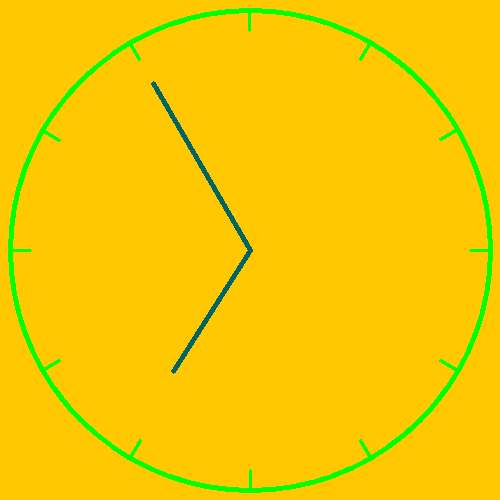
#> input picture Project 1/Figureout Clock/Data/clock1.png, 500 x 500 px
$ jupyter execute --allow-errors notebook.ipynb   (shell and % lines are left out)
#> lines starting #> are read from the running program, lines starting #| are printed output that depends on the picture; after the words box and inside, x2 and y2 are one past the last pixel; in counts of white or black regions, pixels touching at a corner belong together
<h1 align=center style="line-height:200%;font-family:vazir;color:#0099cc">
<font face="vazir" color="#0099cc">
ساعت یابی
</font>
</h1>

---

<h2 align=right style="line-height:200%;font-family:vazir;color:#0099cc">
<font face="vazir" color="#0099cc">
وارد کردن کتابخانه‌های مورد نیاز
</font>
</h2>

<p dir=rtl style="direction: rtl;text-align: justify;line-height:200%;font-family:vazir;font-size:medium">
<font face="vazir" size=3>
در این بخش کتابخانه‌های مورد نیاز برای انجام پروژه را وارد می‌کنیم.
</font>
</p>

[cell 1]
import cv2
import numpy as np

<h2 align=right style="line-height:200%;font-family:vazir;color:#0099cc">
<font face="vazir" color="#0099cc">
بارگذاری تصاویر
</font>
</h2>
<p dir=rtl style="direction: rtl;text-align: justify;line-height:200%;font-family:vazir;font-size:medium">
<font face="vazir" size=3>
تصاویری که در به عنوان نمونه در اختیار شما قرار گرفته است را در سلول زیر بارگذاری کنید. و سپس به کمک <code>matplotlib</code> نمایش دهید.
</font>
</p>

[cell 2]
clk1 = cv2.imread('../Data/clock1.png')
#> clk1 is the input picture: shape (500, 500, 3); mean B, G, R 0.7, 201.1, 244.9
clk2 = cv2.imread('../Data/clock2.png')
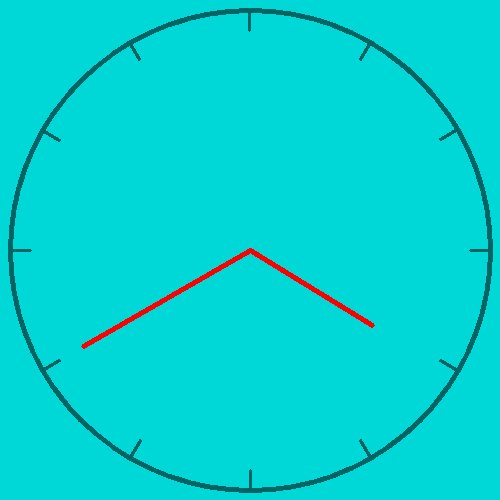
#> input picture Project 1/Figureout Clock/Data/clock2.png, 500 x 500 px
#> clk2 is the input picture: shape (500, 500, 3); mean B, G, R 209.8, 209.8, 1.7
clk3 = cv2.imread('../Data/clock3.png')
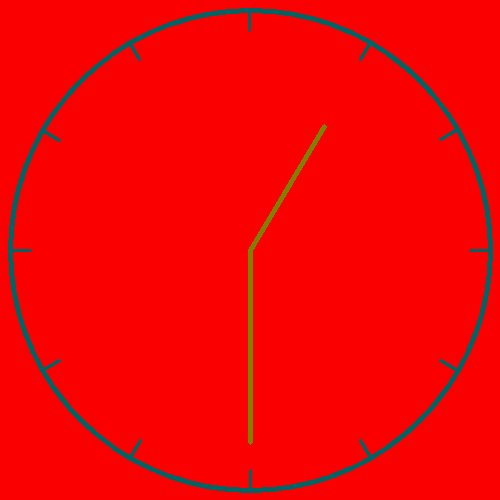
#> input picture Project 1/Figureout Clock/Data/clock3.png, 500 x 500 px
#> clk3 is the input picture: shape (500, 500, 3); mean B, G, R 3.3, 4.1, 241
clk4 = cv2.imread('../Data/clock4.png')
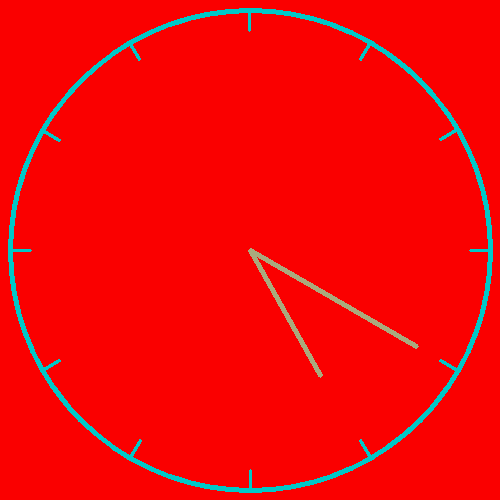
#> input picture Project 1/Figureout Clock/Data/clock4.png, 500 x 500 px
#> clk4 is the input picture: shape (500, 500, 3); mean B, G, R 7.4, 7.7, 241.3

<h2 align=right style="line-height:200%;font-family:vazir;color:#0099cc">
<font face="vazir" color="#0099cc">
سیاه و سفید سازی تصویر
</font>
</h2>
<p dir=rtl style="direction: rtl;text-align: justify;line-height:200%;font-family:vazir;font-size:medium">
<font face="vazir" size=3>
با استفاده از تابعی که در تمرین پیش نوشتید،  در مرحله تصاویر را به شکل ساعت های نرمال درآورید.
</font>
</p>

[cell 3]
def black_white_convertor(image):
    x = image[0, 0]
#> x = [0, 200, 255]
    mask = np.all(image == x, axis=-1)
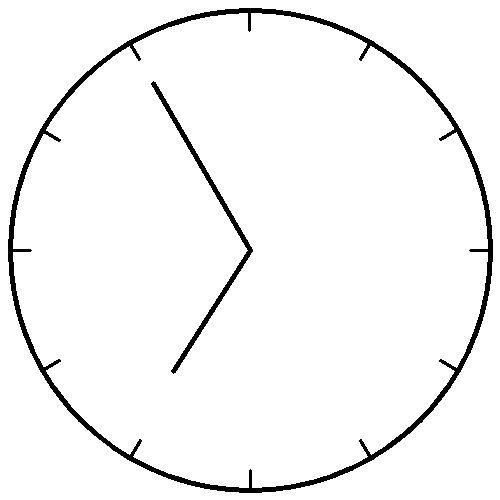
#> mask: shape (500, 500) bool; 96.1% white; 2 black regions, box (x1, y1, x2, y2) and area: (8, 8, 493, 493) 8214, (151, 81, 253, 374) 1647

    final_image = np.zeros_like(image)
    final_image[mask] = [255, 255, 255]

    final_image_gray = cv2.cvtColor(final_image, cv2.COLOR_BGR2GRAY)
    final_image = final_image_gray
    return final_image

<h2 align=right style="line-height:200%;font-family:vazir;color:#0099cc">
<font face="vazir" color="#0099cc">
پیدا کردن ساعت
</font>
</h2>
<p dir=rtl style="direction: rtl;text-align: justify;line-height:200%;font-family:vazir;font-size:medium">
<font face="vazir" size=3>
به کمک تبدیل هاف سعی کنید پارامتر های متد را طوری تنظیم کنید تا در نهایت یک دایره که دایره اصلی است پیدا شود. در نهایت دایره را با رنگ سبز روی تصویر سیاه و سفید شده رسم کنید.
</font>
</p>

[cell 4]
gray = black_white_convertor(clk1)
gray_blur = cv2.GaussianBlur(gray, (9,9), 2)
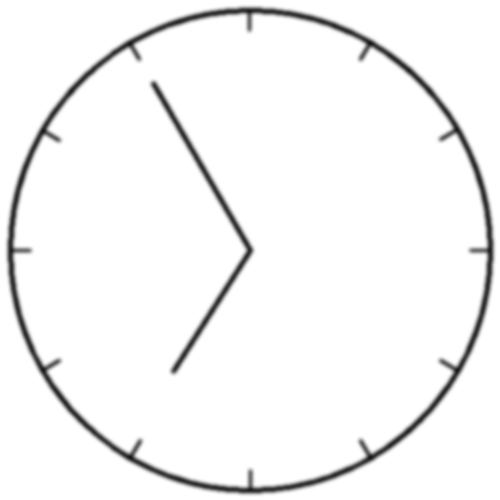
#> gray_blur: shape (500, 500); min 23, max 255, mean 244.9

edges = cv2.Canny(gray_blur, threshold1=50, threshold2=150)
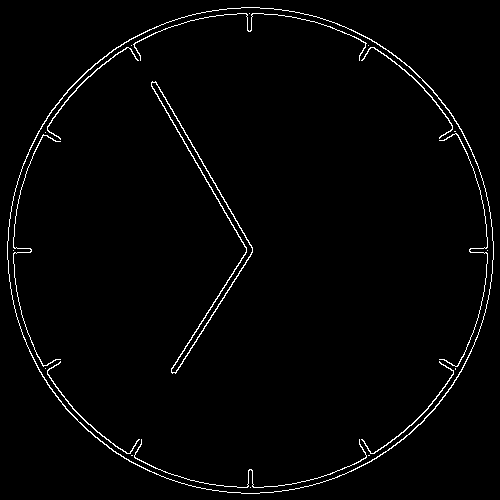
#> edges: shape (500, 500); 2% white in thin lines or dots

h, w = gray.shape
#> h = 500; w = 500
minR = int(min(h,w)*0.4)
#> minR = 200
maxR = int(min(h,w)*0.5)
#> maxR = 250

circles = cv2.HoughCircles(
    image=gray_blur,
    method=cv2.HOUGH_GRADIENT,
    dp=1.0,
    minDist=100,
    param1=200,
    param2=60,
    minRadius=minR,
    maxRadius=maxR
)
#> circles = [[250.5, 250.5, 242.4]]

circles = np.uint16(np.around(circles[0]))
#> circles = [[250, 250, 242]]
cx, cy, radius = max(circles, key=lambda x: x[2])
#> cx = 250; cy = 250; radius = 242
print(cx, cy, radius)
#| 250 250 242
img3channel = cv2.cvtColor(gray, cv2.COLOR_GRAY2BGR)
cv2.circle(img3channel, (cx, cy), radius, (0,255,0), 2)
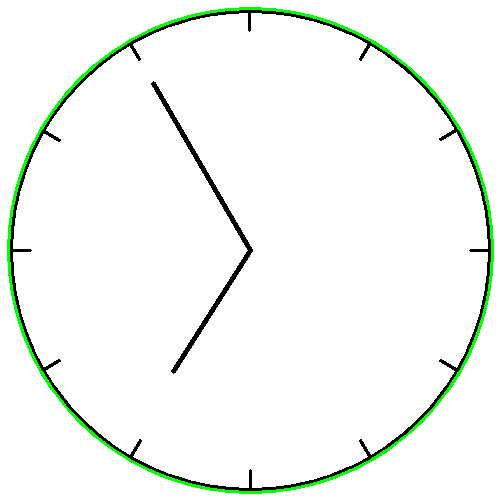
#> img3channel: shape (500, 500, 3); mean B, G, R 243.4, 248.1, 243.4

}<h2 align=right style="line-height:200%;font-family:vazir;color:#0099cc">
<font face="vazir" color="#0099cc">
پیدا کردن عقربه ها
</font>
</h2>
<p dir=rtl style="direction: rtl;text-align: justify;line-height:200%;font-family:vazir;font-size:medium">
<font face="vazir" size=3>
دوباره با تبدیل هاف در سلول زیر سعی کنید خطوط (عقربه ها) را پیدا کنید. احتمالا پس از تنظیم پارامترها، چندین خط پیدا شود اما باید پس از پیدا شدن خطوط، عملیات پس پردازش را طوری تنظیم کنید که دو خط بزرگتر و کوچکتر پیدا شود که همان عقربه ساعت شمار و دقیقه شمار است. برای مثال از خطوطی که زاویه صفر دارند باید صرف نظر شود و...
</font>
</p>

<div dir=rtl style="direction: rtl;text-align: justify;line-height:200%;font-family:vazir;font-size:medium">

بعد از اجرای متد پیدا کردن خطوط به کمک تبدیل هاف، ما یه لیست از خطوط داریم (`lines`)
می‌خوایم خطوطی رو پیدا کنیم که:
- به مرکز ساعت نزدیک باشن (احتمالاً عقربه‌ها هستن).
- طول مناسبی داشته باشن (خیلی کوتاه نباشن).
- موازی هم نباشن (چون ساعت و دقیقه زاویه متفاوتی دارن).
در نهایت، از بین خطوط معتبر، دو خط رو انتخاب کنیم: یکی بلندتر (دقیقه) و یکی کوتاه‌تر (ساعت).

پیدا کردن پارامتر های مناسب برای متد و عملیات پس پردازش خوب برای پیدا کردن عقربه ها، چالش سلول پایین است.

منطق کلی valid_lines
-  فیلتر اولیه: خطوطی که نزدیک مرکز نیستن یا خیلی کوتاهن حذف می‌شن.
-  حذف موازی‌ها: خطوطی که زاویه‌شون شبیه هم باشه، فقط بلندترینشون نگه داشته می‌شه.
-  انتخاب نهایی: از خطوط باقی‌مونده، دو خط با طول‌های متفاوت انتخاب می‌شن (بلندتر برای دقیقه، کوتاه‌تر برای ساعت).
</div>

[cell 5]
image = clk1.copy()
edges = cv2.Canny(image, 50, 150)
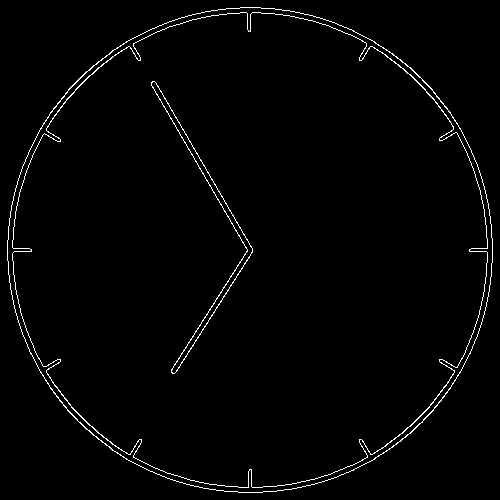
#> edges: shape (500, 500); 1.7% white in thin lines or dots

lines = cv2.HoughLinesP(
    edges,
    rho=1,
    theta=np.pi/180,
    threshold=50,
    minLineLength=int(radius*0.3),
    maxLineGap=20
)
#> lines = [[151, 83, 250, 255], [156, 83, 252, 249], [174, 373, 252, 252], [171, 369, 251, 246], [45, 120, 120, 45], [381, 454, 455, 380], [358, 33, 439, 98], [47, 383, 126, 459]]

def line_length(l):
    x1,y1,x2,y2 = l
    return np.hypot(x2-x1, y2-y1)

valid = []
for l in lines[:,0]:
    x1,y1,x2,y2 = l
    if (np.hypot(x1-cx, y1-cy) < radius*0.2) or (np.hypot(x2-cx, y2-cy) < radius*0.2):
        valid.append(l)
#> this loop made 8 passes
#> after the loop, valid = [[151, 83, 250, 255], [156, 83, 252, 249], [174, 373, 252, 252], [171, 369, 251, 246]]


def valid_lines_cr(ls_lines):
    sorted(valid, key=line_length, reverse=True)
#> in line_length, `x1,y1,x2,y2 = l`: x1 = 151; y1 = 83; x2 = 250; y2 = 255
    line_minute = ls_lines[0]
#> line_minute = [151, 83, 250, 255]
    line_hour = ls_lines[1]
#> line_hour = [156, 83, 252, 249]
    if line_minute[0] / line_minute[1] - line_hour[0] / line_hour[1] < 0.1:
        ls_lines.remove(line_minute)
        return valid_lines_cr(ls_lines)
    return line_minute, line_hour

line_minute, line_hour = valid_lines_cr(valid)
#> line_minute = [156, 83, 252, 249]; line_hour = [174, 373, 252, 252]


out = clk1.copy()
cv2.line(img3channel, (line_minute[0],line_minute[1]), (line_minute[2],line_minute[3]), (0,255,0), 3)
cv2.line(img3channel, (line_hour[0],line_hour[1]),     (line_hour[2],line_hour[3]),     (255,0,0), 3)
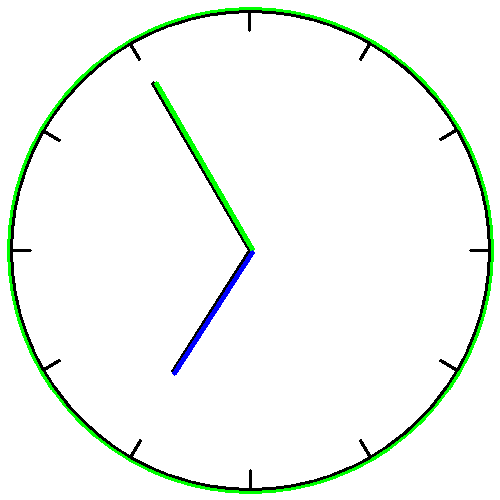
#> img3channel: shape (500, 500, 3); mean B, G, R 243.3, 248.2, 242.6

<h2 align=right style="line-height:200%;font-family:vazir;color:#0099cc">
<font face="vazir" color="#0099cc">
نوشتن تابع نهایی
</font>
</h2>
<p dir=rtl style="direction: rtl;text-align: justify;line-height:200%;font-family:vazir;font-size:medium">
<font face="vazir" size=3>
در نهایت تابعی بنویسید که تصویر سیاه و سفید شده را دریافت کند و پس از پیدا کردن خطوط و دایره، خطوط و دایره را روی تصویر دریافتی رسم کند و تصویر نهایی را return کند.
<br>
در واقع در سلول های قبل کد ها نوشته شده و در این سلول باید کدهای اضافه حذف شوند و و بخش های اصلی الگوریتم نگهداری شوند.
</font>
</p>

[cell 6]
# [65 lines left out: function detect_clock, not called in this run]

<div dir="rtl">
<h2 align=right style="line-height:200%;font-family:vazir;color:#0099cc">
<font face="vazir" color="#0099cc">
<b>سلول جواب‌ساز</b>
</font>
</h2>
</div>
<p dir=rtl style="direction: rtl; text-align: justify; line-height:200%; font-family:vazir; font-size:medium">
<font face="vazir" size=3>
    برای ساخته‌شدن فایل <code>result.zip</code> سلول زیر را اجرا کنید. توجه داشته باشید که پیش از اجرای سلول زیر تغییرات اعمال شده در نت‌بوک را ذخیره کرده باشید (<code>ctrl+s</code>) تا در صورت نیاز به پشتیبانی امکان بررسی کد شما وجود داشته باشد. توجه کنید برای کسب نمره کامل از این تمرین باید هر دو تابع خواسته شده را به درستی بنویسید.
</font>
</p>

[cell 7]
import zipfile
from inspect import getsource


def compress(file_names):
    print("File Paths:")
    print(file_names)
    compression = zipfile.ZIP_DEFLATED
    with zipfile.ZipFile("result.zip", mode="w") as zf:
        for file_name in file_names:
            zf.write('./' + file_name, file_name, compress_type=compression)

imp = """
import cv2
import numpy as np
"""


file_names = ["black_white_convertor.py","detect_clock.py", "notebook.ipynb"]
#> (the rest of this cell did not finish here and is left out)
